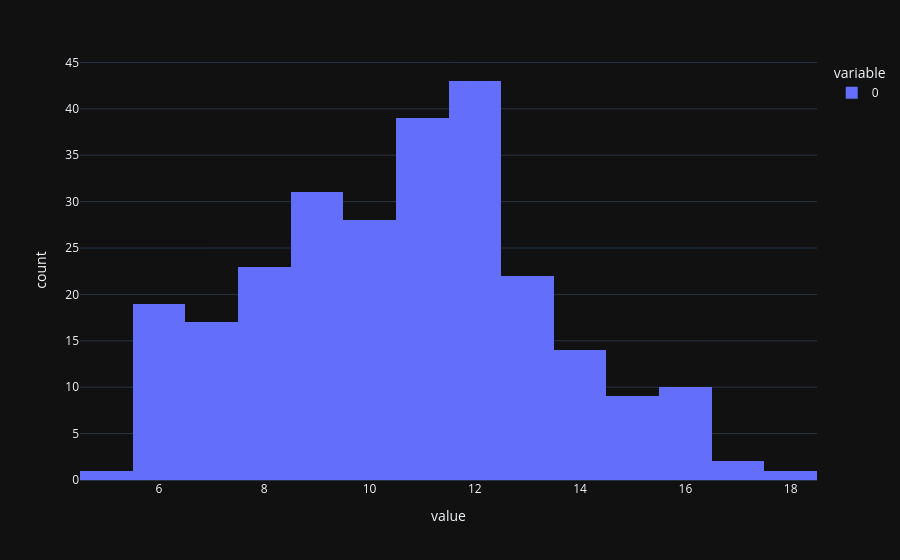

Notebook code for this chart:
### Code cell
import plotly.express as px

fig = px.histogram(cds_counts)
fig.show()

### Figure 1 — Plotly figure (JSON) as saved in the notebook; plotly's stock layout.template omitted (floating-point values rounded to 4 significant figures; data arrays with more than 128 entries replaced by an {"elided": "..."} marker saying what was removed)
{"data": [{"bingroup": "x", "hovertemplate": "variable=0<br>value=%{x}<br>count=%{y}<extra></extra>", "legendgroup": "0", "marker": {"color": "#636efa", "pattern": {"shape": ""}}, "name": "0", "orientation": "v", "showlegend": true, "x": {"elided": "259 int values"}, "xaxis": "x", "yaxis": "y", "type": "histogram"}], "layout": {"xaxis": {"anchor": "y", "domain": [0.0, 1.0], "title": {"text": "value"}}, "yaxis": {"anchor": "x", "domain": [0.0, 1.0], "title": {"text": "count"}}, "legend": {"title": {"text": "variable"}, "tracegroupgap": 0}, "margin": {"t": 60}, "barmode": "relative"}}
